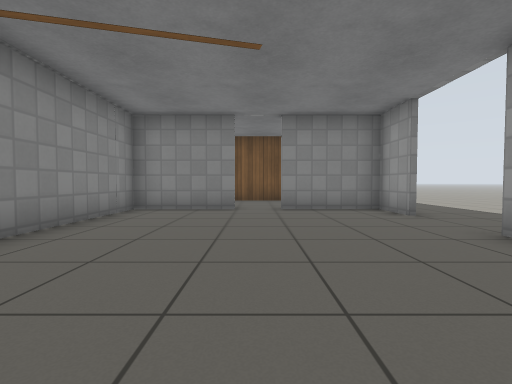
[1] (above)

18 first-person views from a walk through a Gazebo world. The camera is 0.72 m above the floor, tilts 2° down and sees 85° across. The floor is counted in squares, 1 m on a side. Each view is taken from the middle of a square. On the plan, view 1 faces up. The plan holds only what a view shows up to about 10 squares ahead; the rest is blank. The place goes on beyond the plan. Gazebo's built-in surfaces are drawn with simple patterns.

[2]
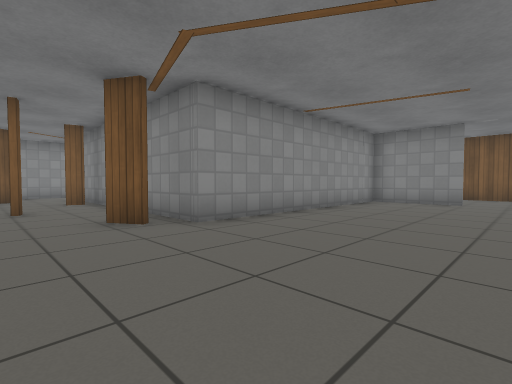

[3]
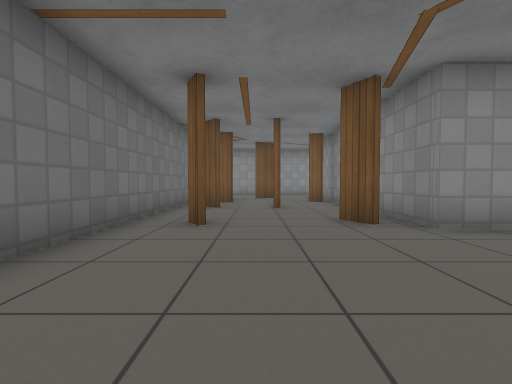

[4]
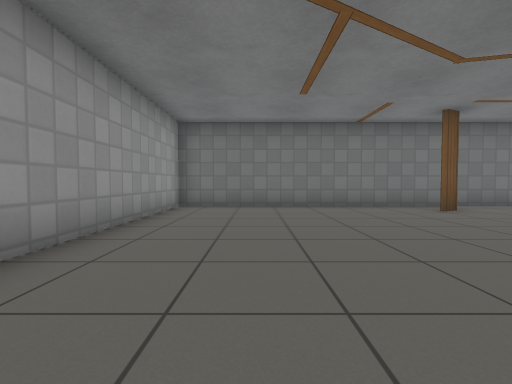

[5]
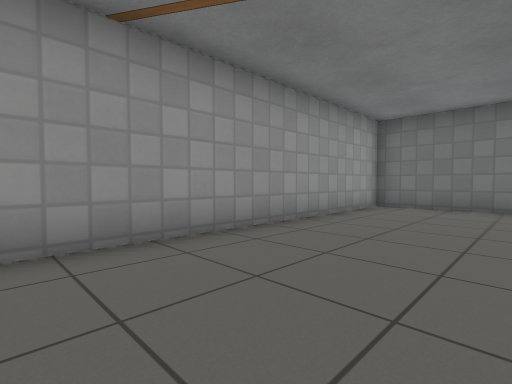

[6]
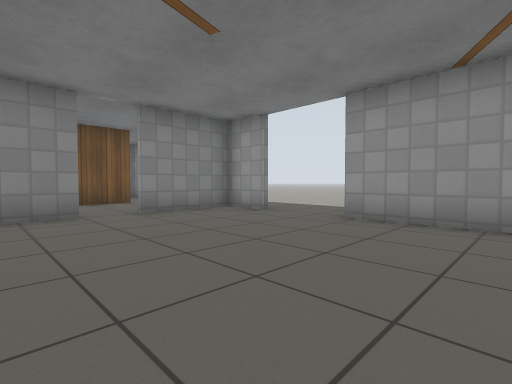

[7]
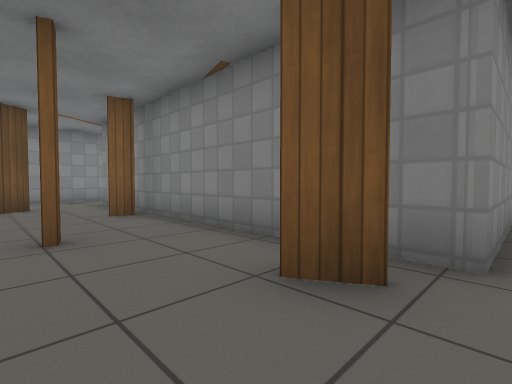

[8]
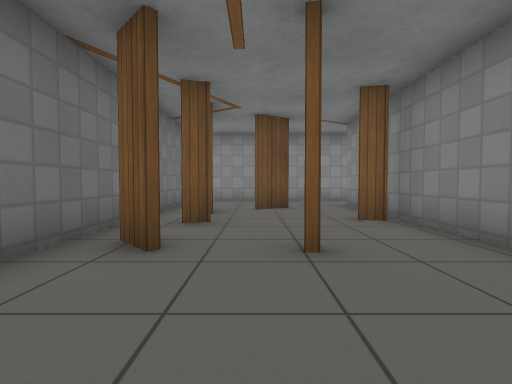

[9]
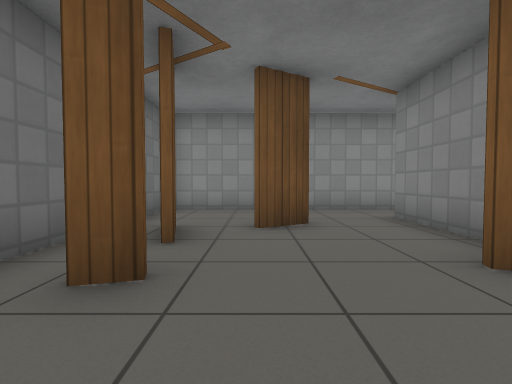

[10]
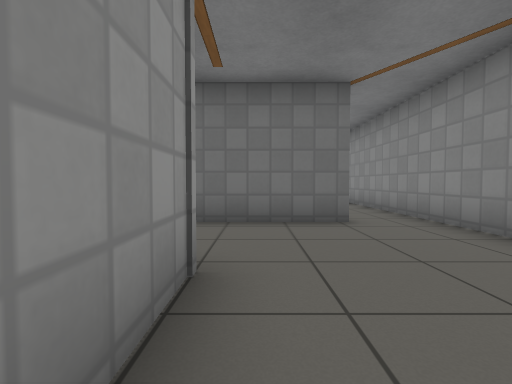

[11]
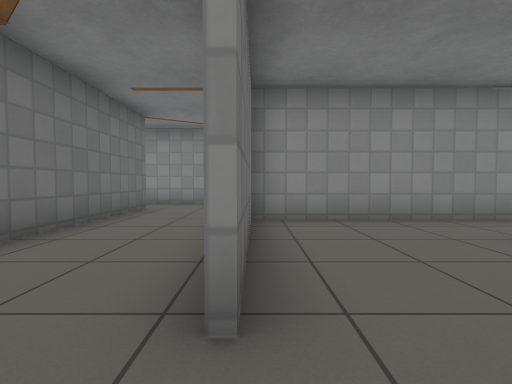

[12]
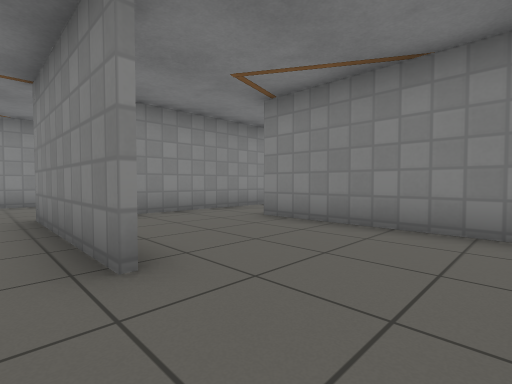

[13]
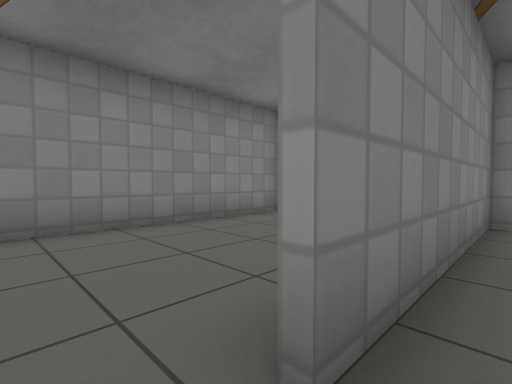

[14]
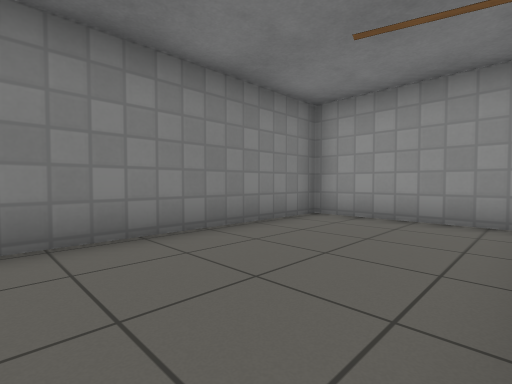

[15]
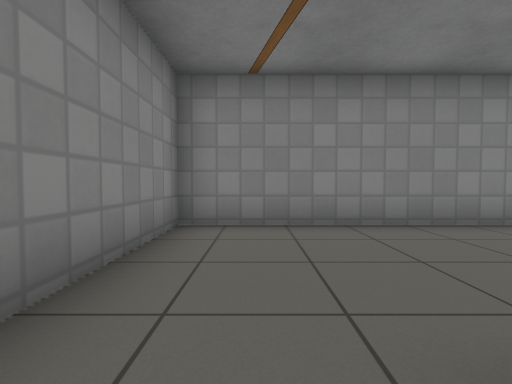

[16]
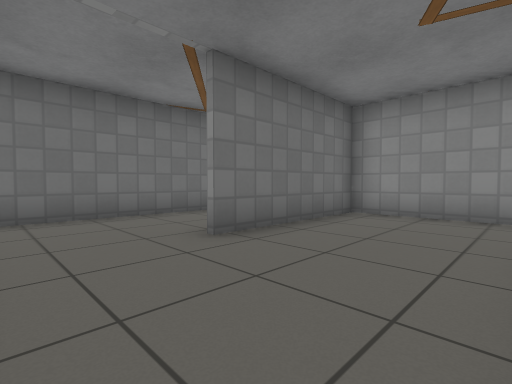

[17]
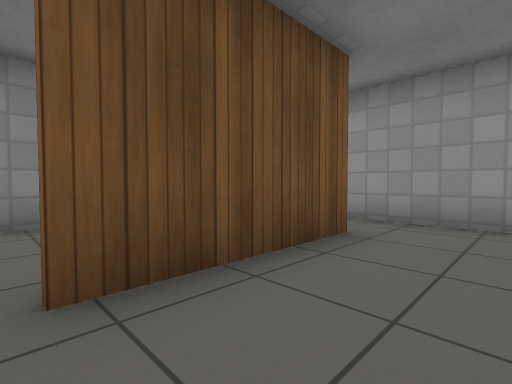

[18]
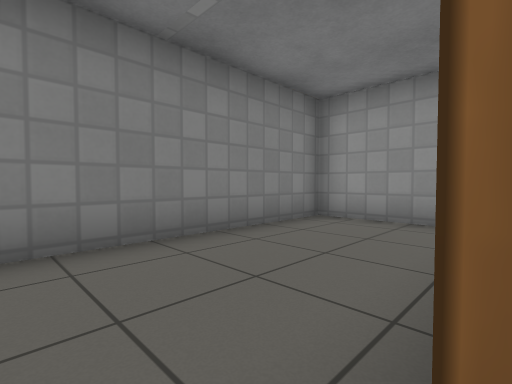

### Floor plan
Ten units are one square. View 1 is at (0, 0); x grows to the right and y downward. Boxes are objects, and circles mark ways between rooms. Rooms are numbered by the first view taken in them; rooms with no view inside come last. Other rooms are left out.
<svg viewBox="-148 -148 186 206">
<path fill="none" stroke="#000" d="M-36 10 -44 14M33 -59 33 -74 6 -74M-5 -74 -32 -74 -32 2 -45 2M-39 53 33 53 33 -39M-90 38 -89 44M-42 42 -37 38M-91 53 -39 53M-91 5 -93 11M-45 2 -94 2M-105 -28 -105 -45M-143 -33 -143 5M-127 0 -115 0M-68 41 -74 47M-36 40 -42 43M-63 -28 -105 -28M-106 -29 -62 -29M-103 -66 -103 -29M-34 -65 -83 -65M-115 0 -42 1M-34 -71 -34 -107 -103 -107 -103 -66M5 -109 -6 -109M33 -91 33 -143 -20 -143M-119 20 -113 30M-116 43 -102 40M-94 2 -127 2M-111 53 -91 53M-138 53 -111 53M-143 5 -143 52"/>
<rect x="-15" y="-115" width="10" height="10" fill="#bbb"><title>grey box</title></rect>
<rect x="5" y="-115" width="20" height="10" fill="#bbb"><title>grey box</title></rect>
<circle cx="-40" cy="25" r="3" fill="#2a7"/>
<circle cx="30" cy="-45" r="3" fill="#2a7"/>
<circle cx="0" cy="-80" r="3" fill="#2a7"/>
<circle cx="-90" cy="25" r="3" fill="#2a7"/>
<circle cx="-110" cy="-15" r="3" fill="#2a7"/>
<circle cx="-130" cy="0" r="3" fill="#2a7"/>
<circle cx="-90" cy="-70" r="3" fill="#2a7"/>
<circle cx="-115" cy="15" r="3" fill="#2a7"/>
<text x="0" y="-10">1</text>
<text x="-70" y="30">2</text>
<text x="-110" y="-50">3</text>
<text x="-70" y="-40">4</text>
<text x="-70" y="-90">5</text>
<text x="-10" y="-110">6</text>
<text x="-110" y="20">7</text>
<text x="-130" y="30">8</text>
</svg>
Room 1 opens to room 2. Room 1 opens to room 3. Room 1 opens to room 6. Room 2 opens to room 7. Room 3 opens to room 4. Room 3 opens to room 8. Room 4 opens to room 5. Room 7 opens to room 8.

Where each view was taken, in squares from view 1:
view 1: 0 up, 0 right, facing up
view 2: 3 down, 1 right, facing up-left
view 3: 3 down, 1 right, facing left
view 4: 3 up, 1 right, facing down
view 5: 3 up, 0 right, facing down-right
view 6: 1 up, 2 left, facing up-right
view 7: 3 down, 3 left, facing up-left
view 8: 3 down, 4 left, facing left
view 9: 3 down, 7 left, facing left
view 10: 5 up, 11 left, facing down
view 11: 3 up, 5 left, facing left
view 12: 2 up, 4 left, facing up-left
view 13: 6 up, 9 left, facing up-right
view 14: 7 up, 9 left, facing up-right
view 15: 6 up, 9 left, facing up
view 16: 6 up, 4 left, facing down-left
view 17: 9 up, 2 left, facing up-right
view 18: 11 up, 2 left, facing up-right
